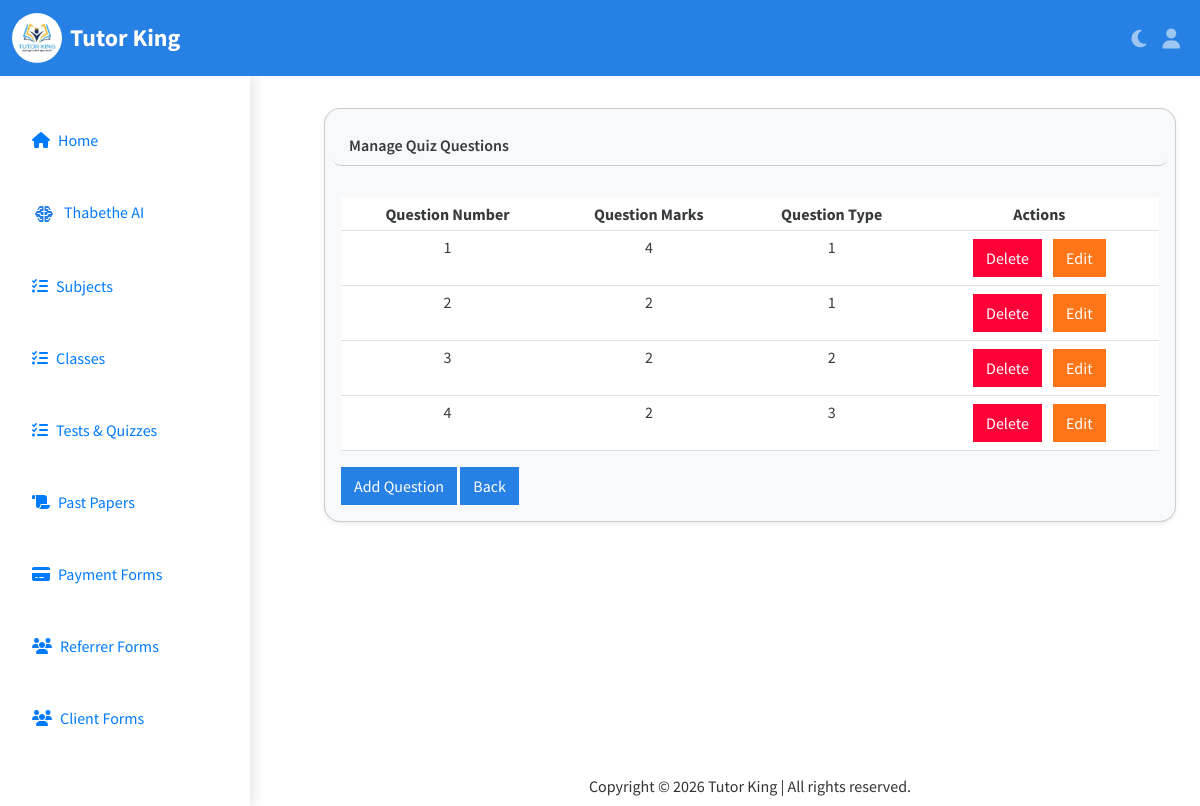
/tutor/manage-questions/2/ (signed in), run on the app's committed database.
### tutor/models.py (models this page shows, shortened)
class Question(models.Model):
    quiz = models.ForeignKey(Quiz, on_delete=models.CASCADE, related_name='question_set')
    question_type = models.IntegerField(choices=QUESTION_TYPE, default=0, verbose_name=("Type of Questions"))
    question_number = models.IntegerField(default=0, verbose_name=("Question Number"))  # Change default to 0
    question = models.CharField(max_length=255, verbose_name=("Question"))
    mark = models.IntegerField()
    date_created = models.DateTimeField(verbose_name=("Date Created"), default=datetime.now)
    date_updated = models.DateTimeField(auto_now=True, verbose_name=("Date Updated"))

### tutor/views.py (the view)
# urls.py: path('manage-questions/<int:id>/',views.manage_questions_view,name="manage_questions"),
@login_required()
def manage_questions_view(request, id):
    quiz = Quiz.objects.get(pk=id)
    questions = Question.objects.filter(quiz=quiz).all
    return render(request,'tutor/manage/manage_questions.html',{
        'questions':questions,
        'quiz':quiz
    })

### tutor/scheduler.py (called while the page is built, shortened)
def start():
    if os.environ.get('RUN_MAIN') != 'true':
        return  # Prevent duplicate scheduler threads caused by Django runserver

### templates/tutor/manage/manage_questions.html (shortened to what this page needs)
{% extends "tutor/index.html" %}
{% load crispy_forms_tags %}
{% block main_content %}
{% if questions %}
    <div class="row justify-content-center mt-2">
        <div class="col-6 col-md-12">
            <div class="card bg-body-tertiary text-body m-4 shadow-sm rounded-4">
                <div class="card-header bg-body-tertiary text-body fw-semibold my-3 mx-2 rounded-3">
                 Manage Quiz Questions
                </div>
                <div class="card-body">
                    <div class="table-responsive-sm">
                        <table class="table table-sm table-hover">
                            <thead>
                                <tr>
                                    <th scope="col" class="text-center">Question Number</th>
                                    <th scope="col" class="text-center">Question Marks</th>
                                    <th scope="col" class="text-center">Question Type</th>
                                    <th scope="col" class="text-center">Actions</th>
                                </tr>
                            </thead>
                            <tbody>
                                {% for question in questions %}
                                <tr>
                                    <td class="text-center">{{ question.question_number }}</td>
                                    <td class="text-center">{{ question.mark }}</td>
                                    <td class="text-center">{{ question.question_type }}</td>
                                    <td class="text-center">
                                        <button class="btn btn-danger m-1" data-bs-toggle="modal" data-bs-target="#deleteModal{{ question.id }}">Delete</button>
                                        <a href="{% url "update_question" question.id %}" class="btn btn-warning m-1">Edit</a>
                                    </td>
                                </tr>
                                {% endfor %}
                            </tbody>
                        </table>
                    </div>
                    <a href="{% url "create_question" quiz.id %} "  class="btn btn-primary">Add Question</a>
                    <a href="{% url "manage_quizzes" %}"  class="btn btn-primary">Back</a>
                </div>
            </div>
        </div>
    </div>
{% else %}
    <h4 class="alert alert-primary m-4">No questions yet.<a href="{% url "create_question" quiz.id %} "  class="btn btn-primary">Add Question</a></h4>
{% endif %}
{% endblock main_content %}

### static/css/styles.css (style rules this page uses)
:root { --navbar-height: 70px; --sidebar-width: 300px; --color-bg: #fff; --color-text: #333; --color-hover-bg: #f0f0f0; --color-hover-text: #007bff; --color-active-bg: #007bff; --color-active-text: white; --color-overlay: rgba(0, 0, 0, 0.3); --color-shadow: rgba(0, 0, 0, 0.1); --transition-speed: 0.3s; --border-radius: 4px; --padding-base: 1em; --padding-link: 0.75em 1em; }
* { padding: 0; margin: 0; box-sizing: border-box; scroll-behavior: smooth; }
body { min-height: 100vh; display: grid; grid-template-columns: var(--sidebar-width) 1fr; grid-template-rows: auto 1fr auto; grid-template-areas: "navbar navbar" "sidebar main" "sidebar footer"; overflow-x: hidden; background-color: var(--color-bg); color: var(--color-text); }
a { text-decoration: none; color: var(--color-hover-text); }
.row { display: flex; justify-content: center; align-items: center; }
html { transition: background-color 0.3s ease, color 0.3s ease; }

### data on the page
Question: question_number "1", mark "4", question_type "1"
Question: question_number "2", mark "2", question_type "1"
Question: question_number "3", mark "2", question_type "2"
Question: question_number "4", mark "2", question_type "3"
